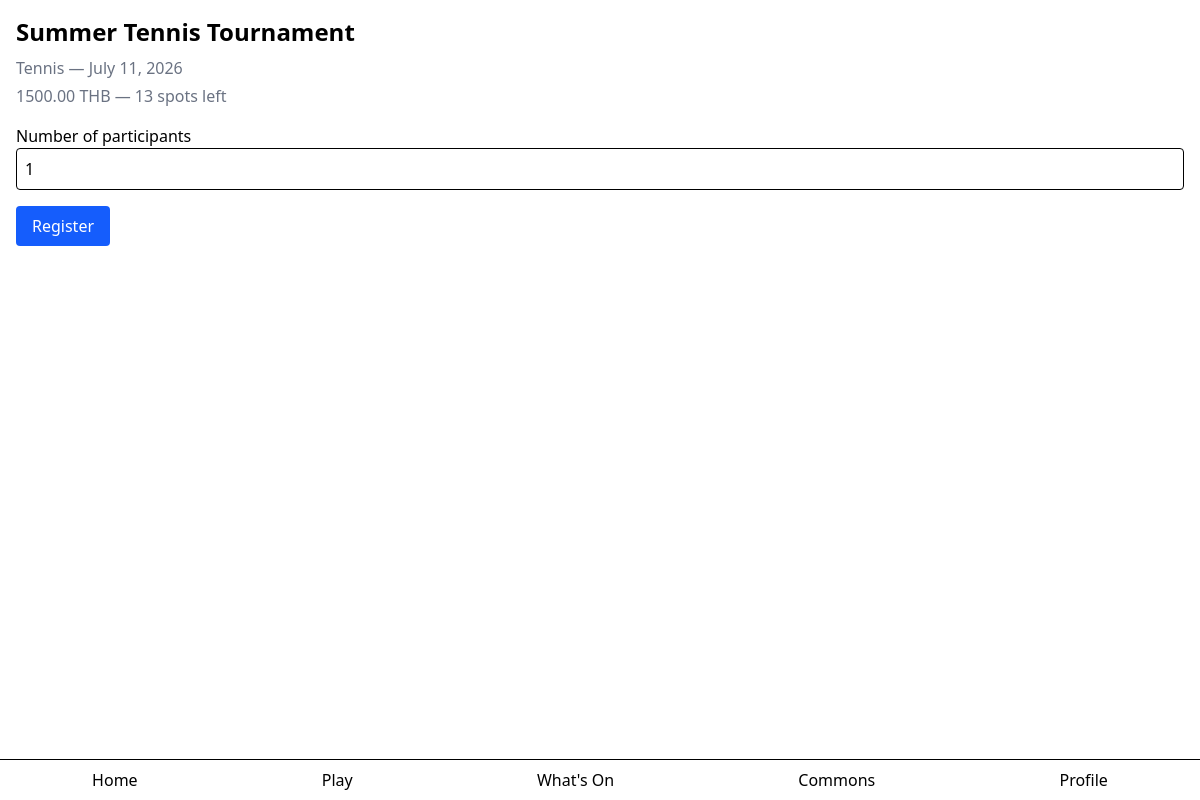
The app's page /courts/activities/1/register/ (signed in) with its own data.
### courts/models.py (models this page shows, shortened)
class Activity(models.Model):
    name = models.CharField(max_length=200)
    description = models.TextField(blank=True)
    sport = models.ForeignKey(Sport, on_delete=models.CASCADE)
    coach = models.ForeignKey(Coach, on_delete=models.CASCADE, null=True, blank=True)
    date = models.DateField()
    start_time = models.DateTimeField()
    end_time = models.DateTimeField()
    price = models.DecimalField(max_digits=8, decimal_places=2, default=0)
    max_participants = models.IntegerField()
    is_active = models.BooleanField(default=True)
    created_at = models.DateTimeField(auto_now_add=True)
    class Meta:
        verbose_name_plural = "Activities"

class Sport(models.Model):
    name = models.CharField(max_length=50)
    description = models.TextField(blank=True)

### courts/views.py (the view, shortened to what this page needs)
# urls.py: path("activities/<int:activity_id>/register/", views.register_activity, name="register-activity"),
@login_required
def register_activity(request, activity_id):
    activity = Activity.objects.get(id=activity_id)
    error = None
    current_participants = ActivityBooking.objects.filter(
        activity=activity
    ).exclude(status="cancelled").aggregate(
        total=models.Sum("participant_count")
    )["total"] or 0
    spots_left = activity.max_participants - current_participants
    return render(request, "courts/register_activity.html", {
        "activity": activity,
        "spots_left": spots_left,
        "error": error,
    })

### courts/templates/courts/register_activity.html (shortened to what this page needs)
{% extends "base.html" %}
{% block content %}
<div class="p-4">
    <h1 class="text-2xl font-bold mb-2">{{ activity.name }}</h1>
    <p class="text-gray-500 mb-1">{{ activity.sport.name }} — {{ activity.date }}</p>
    <p class="text-gray-500 mb-4">{{ activity.price }} THB — {{ spots_left }} spots left</p>
    <form method="post">
        <label class="block mb-4">
            Number of participants
            <input type="number" name="participant_count" value="1" min="1" class="border rounded p-2 w-full">
        </label>
        <button type="submit" class="bg-blue-600 text-white px-4 py-2 rounded">Register</button>
    </form>
</div>
{% endblock %}

### records on screen
Activity: name "Summer Tennis Tournament", sport.name "Tennis", date "July 11, 2026", price "1500.00"

### other values on screen
{{ spots_left }} "13"
